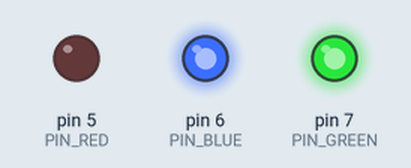
The sketch below on a simulated Arduino Uno, built with avr-gcc and run on an emulated ATmega328P. On the bench: output pins drawn as LEDs (lit = HIGH). Pins used as bus, display or sensor lines are not drawn.

Above: at 0.5 s.
At 1.2 s:
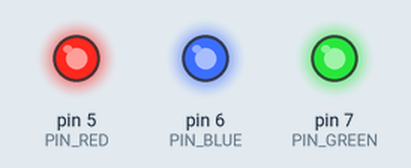
At 2.0 s:
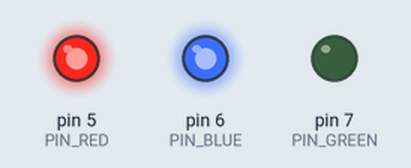
At 3.5 s:
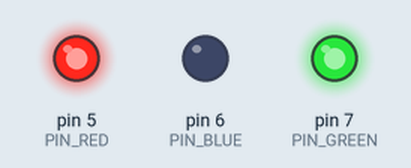
Timing chart, 0 to 5.9 s (numbered marks = the images above):
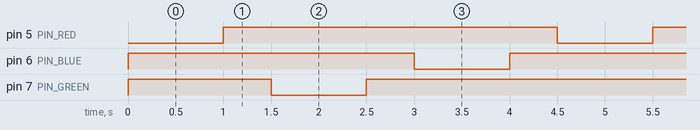

Measured:
- by itself, pin 5 (PIN_RED), pin 6 (PIN_BLUE), pin 7 (PIN_GREEN): alternates HIGH for 3.5 s and LOW for 1.0 s
- by itself, everything shown: repeats every 4.5 s, in 6 steps

The sketch:

multicolourLED.ino
```cpp
int PIN_POWER = 10; // Pin to which the voltage is connected, always kept high.
int PIN_RED = 5; // Pin to which the red LED is connected.
int PIN_GREEN = 7;
int PIN_BLUE = 6;
int DURATION = 1000; // How long the LED will shine for, ms.
int PAUSE_DURATION = 500; // How much time to wait between consecutive blinks, ms.

int lightDiode(int pinNo, int duration, int pauseDuration)
{
  /* Light a diode connected to a pin for a specified duration by setting a pin low.
  @param pinNo - number of the pin where the diode is connecetd, will be set low.
  @param duration - for how long the diode is supposed to shine, in miliseconds
  @param pauseDuration - how long to wait after lighting the diode, ms
    */
  digitalWrite(pinNo, LOW); // Set the desired pin low...
  delay(duration); // ...wait...
  digitalWrite(pinNo, HIGH); // ...and we're done - back to high.
  delay(pauseDuration);
  return 0;
}

void setup(void)
{
  /* Called when Arduino starts up. */
  pinMode(PIN_POWER, OUTPUT); // This pin will be set high and low to blink the LED.
  digitalWrite(PIN_POWER, HIGH); // This is always kept high to deliver power to the diode.

  pinMode(PIN_RED, OUTPUT); // When any of these pins is set to low the current will flow through the diode.
  pinMode(PIN_GREEN, OUTPUT);
  pinMode(PIN_BLUE, OUTPUT);
  digitalWrite(PIN_RED, HIGH); // Set these high by defualt so that there will be no voltage across the diode so that the current won't flow.
  digitalWrite(PIN_GREEN, HIGH);
  digitalWrite(PIN_BLUE, HIGH);
}

void loop(void)
{
  /* Called repeatedly whilst Arduino is active. */
  lightDiode(PIN_RED, DURATION, PAUSE_DURATION);
  lightDiode(PIN_GREEN, DURATION, PAUSE_DURATION);
  lightDiode(PIN_BLUE, DURATION, PAUSE_DURATION);
}
```
